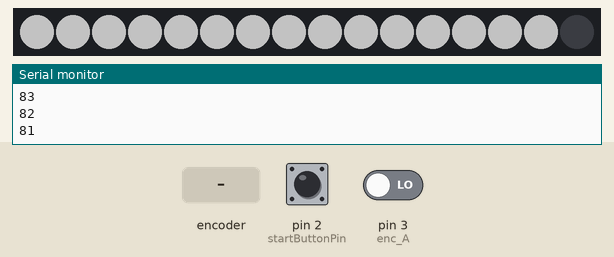
Recording of a sketch running on a simulated Arduino Uno, built with avr-gcc and run on an emulated ATmega328P. Shown: 16 RGB LEDs in strip order, left to right, the last lines printed to the serial monitor. The test bench sets the inputs (shaded band); at power-on: pin 2 (startButtonPin) HIGH, pin 3 (enc_A) LOW. Dim RGB values are drawn brighter than linear.

Above: at 1.7 s.
1.8 s: pin 2 (startButtonPin) pulled LOW for 3.2 s
At 7.1 s:
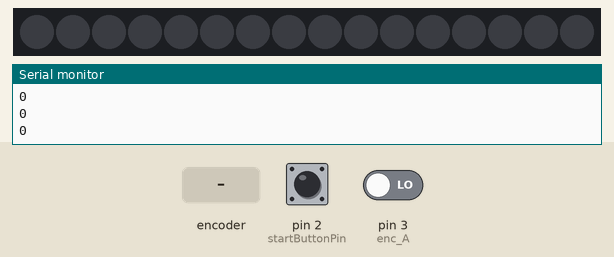
7.8 s: pin 2 (startButtonPin) pulled LOW for 0.15 s
At 8.2 s:
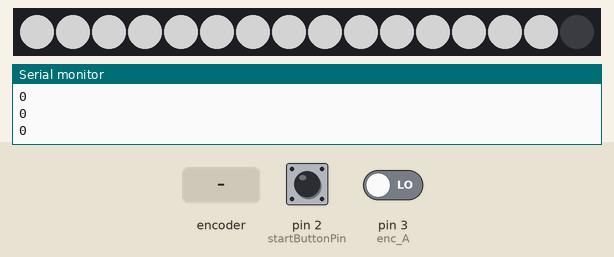
8.5 s: rotary encoder on pin 3 (enc_A) / pin 4 (enc_B) turned 3 steps (first pin leading)
10.6 s: rotary encoder on pin 3 (enc_A) / pin 4 (enc_B) turned 3 steps (first pin leading)
Timing chart, 0 to 13.6 s (numbered marks = the images above; inputs shaded):
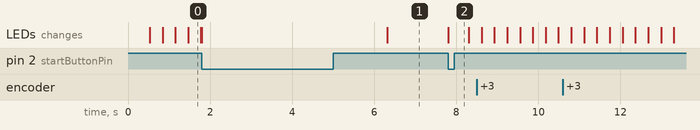

Measured:
- after the input at 7.8 s, the LEDs: change at once (image 2)

The sketch:

work_rest_timer.ino
```cpp
/*
Author: Misael Lopez
Arduino code for Winston's work/rest timer
Using an encoder w/ a switch, users set a work time, a rest time, and
a neopixel stick counts down the times set using different colors
State machine:
0 - idle
1 - set work time
2 - set rest time
3 - count down work time
4 - N/A (used for debugging)
5 - count down rest time
6 - exit
*/

//Define Libraries
#include <Arduino.h>
#include <Adafruit_NeoPixel.h> //adafruit neopixel strip driver

//define macros
#define MIN_CNT 0 //Minutes
#define MAX_CNT  15//Minutes
#define BRIGHTNESS 127 // Set BRIGHTNESS to about 1/5 (max = 255)

//define pins
const int ledPin = 13;

//Encoder gpio definition
const int startButtonPin = 2;
const int enc_A = 3; //encoder clk
const int enc_B = 4; //encoder dt

//Adafruit Neopixel gpio definition
#define LED_PIN     8
#define LED_COUNT  16
Adafruit_NeoPixel strip(LED_COUNT, LED_PIN, NEO_GRB + NEO_KHZ800);

//variables
int timer_state = 0; //contains timer state machine: 0 = idle, etc....
float timer_val = 0; //contains elapsed time, stored in float to display seconds
int work_time = 0; //work time in minutes
int rest_time = 0; // work time in seconds
int percent = 0; //percentage to display

unsigned long prevtime = 0;
unsigned long curtime = 0;
int aState = 0;
int aLastState = 0;
int timer_cntr = 0;//buffer variable containing set time in minutes for work/rest
int encoder_movement = 0;
unsigned long encoder_delay = 0;
unsigned long prevencoder_delay = 0;
int prevdisp1 = 0;
int prevdisp2 = 0;

float mypercent;

unsigned long cur_pulse_time;
unsigned long prev_pulse_time;
uint8_t dir = 1;
unsigned long cur_scan_time;
unsigned long prev_scan_time;


void setup()
{
  //Serial comms for debugging
  Serial.begin(9600);
  //set encoder gpio and interrupt for count detection
  pinMode(startButtonPin, INPUT);
  pinMode(enc_B, INPUT);
  attachInterrupt(digitalPinToInterrupt(enc_A), encoder_rotation, FALLING);
  aLastState = digitalRead(enc_A);

  timer_state = 0;
  strip.begin();//initialize neopixel strip object
  strip.show();//turn off all pixels ASAP
  strip.setBrightness(BRIGHTNESS);
  strip.fill(strip.Color(255,255,255),0,15);
  strip.show();
  delay(500);
  cur_pulse_time = millis();
  prev_pulse_time = cur_pulse_time;
}

void loop()
{
  //State machine for timer
  switch(timer_state)
  {
    case 0: //idle
      if(cur_pulse_time - prev_pulse_time > 25)
      {
        pulseWhite();
        prev_pulse_time = cur_pulse_time;
      }
      if(!digitalRead(startButtonPin))
      {
        work_time = 0;
        rest_time = 0;
        timer_state = 1;//set work time
        strip.fill(strip.Color(255,255,255),0,15);
        strip.setBrightness(127);
        strip.show();
        timer_cntr = 0;
        delay(1500);
      }
      break;
    case 1: //set work time
      displaytimeselect(timer_cntr, strip.Color(173,216,230), strip.Color(81,168,212));
      if(!digitalRead(startButtonPin))
      {
        work_time = timer_cntr*5;
        delay(10);
        timer_state = 2;//set rest time
        timer_cntr = 0;
        strip.fill(strip.Color(255,255,255),0,15);
        strip.setBrightness(127);
        strip.show();
        delay(1500);
      }
      break;
    case 2: //set rest time
      displaytimeselect(timer_cntr, strip.Color(255,0,0), strip.Color(255,155,0));
      if(!digitalRead(startButtonPin))
      {
        rest_time = timer_cntr*5;
        delay(1);
        timer_cntr = 0;
        timer_state = 3;//count work time
        delay(1500);
        prevtime = millis();//set previous time to calculate elapsed time
        Serial.print("Work Time: ");
        Serial.println(work_time);
        Serial.print("Rest Time: ");
        Serial.println(rest_time);
      }
      break;
    case 3: //count work time
      curtime = millis();
      timer_val = float(curtime - prevtime)/60000;
      percent = 100*(float(work_time)-timer_val)/work_time;
      Serial.println(percent);
      displayprogress(percent, 81,168,212);
      //Serial.println(timer_val);
      if(int(timer_val) >= work_time)
      {
        timer_val = 0;
        prevtime = millis();//set previous time to calculate elapsed time
        timer_state = 4;
      }
      break;
    case 4:
      timer_state = 5;
      break;
    case 5: //count rest time
      curtime = millis();
      timer_val = float(curtime - prevtime)/60000;
      percent = 100*(float(rest_time)-timer_val)/rest_time;
      Serial.println(percent);
      displayprogress(percent, 250,155,0);
      //Serial.println(timer_val);
      if(int(timer_val) >= rest_time)
      {
        timer_val = 0;
        prevtime = millis();//set previous time to calculate elapsed time
        timer_state = 3;
      }
      break;
    case 6: //exiting
      strip.fill(strip.Color(255,255,255),0,15);
      strip.show();
      delay(500);
      timer_state = 0;
      break;
    default:
      timer_state = 0;
      break;
  }
  //Go back to idle if button is pressed when counting work or rest time
  if(!digitalRead(startButtonPin) && (timer_state == 3 || timer_state == 5))//exit if stop
  {
    timer_cntr = 0;
    timer_state = 6;//exit
  }
  cur_pulse_time = millis();
}

/*
 * Function: encoder_rotation
 * -------------------------
 * Detects encoder rotation and increments or decrements the timer counter based on rotation
 *
 * Parameters:
 *   N/A
 *
 * Returns:
 *   N/A
 */
void encoder_rotation()
{
  aState = digitalRead(enc_A); // Reads the "current" state of the outputA
   // If the previous and the current state of the outputA are different, that means a Pulse has occured
   if (aState != aLastState)
   {
     // If the outputB state is different to the outputA state, that means the encoder is rotating clockwise
     //Increment or decrement the timer counter.
     //For simplification, the timer counter will be multiplied by 5 to represent the number of minutes to count down.
     //For example: timer_ctr = 5 would mean the user has set the timer to 25 minutes (5 * 5).
     if (digitalRead(enc_B) != aState)
     {
       timer_cntr --;
     } else
     {
       timer_cntr ++;
     }
     if(timer_cntr > 15)
     {
       timer_cntr = 15;
     }
     if(timer_cntr < 0)
     {
       timer_cntr = 0;
     }
     //Serial.print("Encoder Val: ");
     //Serial.println(timer_cntr);
   }
   aLastState = aState; // Updates the previous state of the outputA with the current state
}

/*
 * Function: displaytimeselect
 * -------------------------
 * Based on the encoder rotation, turns on set number of leds to a work/rest color based on the timer counter value set.
 *
 * Parameters:
 *   time: time representing the number of leds to turn on
 *   color1: NOT USED
 *   color2: sets the color of the leds that will turn on
 *
 * Returns:
 *   N/A
 */
void displaytimeselect(int time, uint32_t color1, uint32_t color2)
{
  strip.fill(strip.Color(255,255,255),0,15);
  if(time == 0)
  {
    strip.fill(strip.Color(255,255,255),0,15);
  }
  else
  {
    for(int x = 0; x < time; x++)
    {
        strip.setPixelColor(x, color2);
    }
    for(int y = time; y < 15; y++)
    {
      strip.setPixelColor(y, strip.Color(255,255,255));
    }
  }
  strip.show();
}

void displayprogress(int percent, int r, int g , int b)
{
  int start = 0;
  int end = 6;
  for(int x = 0; x < 15; x ++)
  {
    long segment_brightness = map(percent, start, end, 0, 255);
    int brightness = int(constrain(segment_brightness, 0, 255));
    strip.setPixelColor(x, strip.Color((brightness*r/255) , (brightness*g/255), (brightness*b/255)));
    start = end;
    end = end + 6;
  }
  strip.show();
}

void pulseWhite()
{
  uint8_t brightness = strip.getBrightness();
  if(brightness >= 127)
  {
    dir = -1;
    brightness--;

  }
  else if (brightness <= 2)
  {
    dir = 1;
    brightness++;
  }
  brightness = brightness + dir;
  //Serial.print("Brightness: ");
  Serial.println(brightness);
  strip.setBrightness(brightness);
  strip.show();
}

void scan(int num_leds, uint32_t color)
{
  strip.fill(strip.Color(255,255,255),0,15);
  for(int x = 0; x < num_leds; x++)
  {
    strip.fill(strip.Color(255,255,255),0,15);
    strip.setPixelColor(x, color);
    strip.show();
  }
}
```
